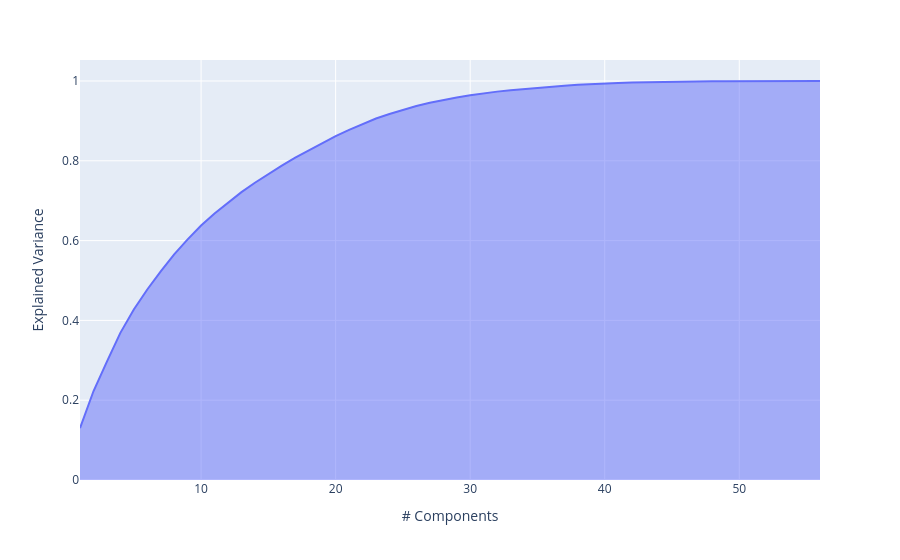

Here is the notebook cell this chart was saved with:
### Code cell
pca = PCA()
pca.fit(X_numerical)
exp_var_cumul = np.cumsum(pca.explained_variance_ratio_)

px.area(
    x=range(1, exp_var_cumul.shape[0] + 1),
    y=exp_var_cumul,
    labels={"x": "# Components", "y": "Explained Variance"}
)

### Figure 1 — Plotly figure (JSON) as saved in the notebook; plotly's stock layout.template omitted (floating-point values rounded to 4 significant figures)
{"data": [{"fillpattern": {"shape": ""}, "hovertemplate": "# Components=%{x}<br>Explained Variance=%{y}<extra></extra>", "legendgroup": "", "line": {"color": "#636efa"}, "marker": {"symbol": "circle"}, "mode": "lines", "name": "", "orientation": "v", "showlegend": false, "stackgroup": "1", "type": "scatter", "x": [1, 2, 3, 4, 5, 6, 7, 8, 9, 10, 11, 12, 13, 14, 15, 16, 17, 18, 19, 20, 21, 22, 23, 24, 25, 26, 27, 28, 29, 30, 31, 32, 33, 34, 35, 36, 37, 38, 39, 40, 41, 42, 43, 44, 45, 46, 47, 48, 49, 50, 51, 52, 53, 54, 55, 56], "xaxis": "x", "y": [0.1301, 0.2224, 0.2967, 0.3688, 0.4272, 0.4774, 0.5231, 0.5653, 0.603, 0.638, 0.6678, 0.6954, 0.7214, 0.745, 0.7676, 0.7881, 0.8081, 0.8266, 0.845, 0.8619, 0.8777, 0.8928, 0.906, 0.9175, 0.9281, 0.9373, 0.9453, 0.9525, 0.9588, 0.9643, 0.9694, 0.9734, 0.977, 0.9801, 0.983, 0.9855, 0.988, 0.9903, 0.9924, 0.9937, 0.995, 0.9961, 0.997, 0.9977, 0.9983, 0.9988, 0.9991, 0.9994, 0.9996, 0.9998, 1.0, 1.0, 1.0, 1.0, 1.0, 1.0], "yaxis": "y"}], "layout": {"legend": {"tracegroupgap": 0}, "margin": {"t": 60}, "xaxis": {"anchor": "y", "domain": [0, 1], "title": {"text": "# Components"}}, "yaxis": {"anchor": "x", "domain": [0, 1], "title": {"text": "Explained Variance"}}}}
